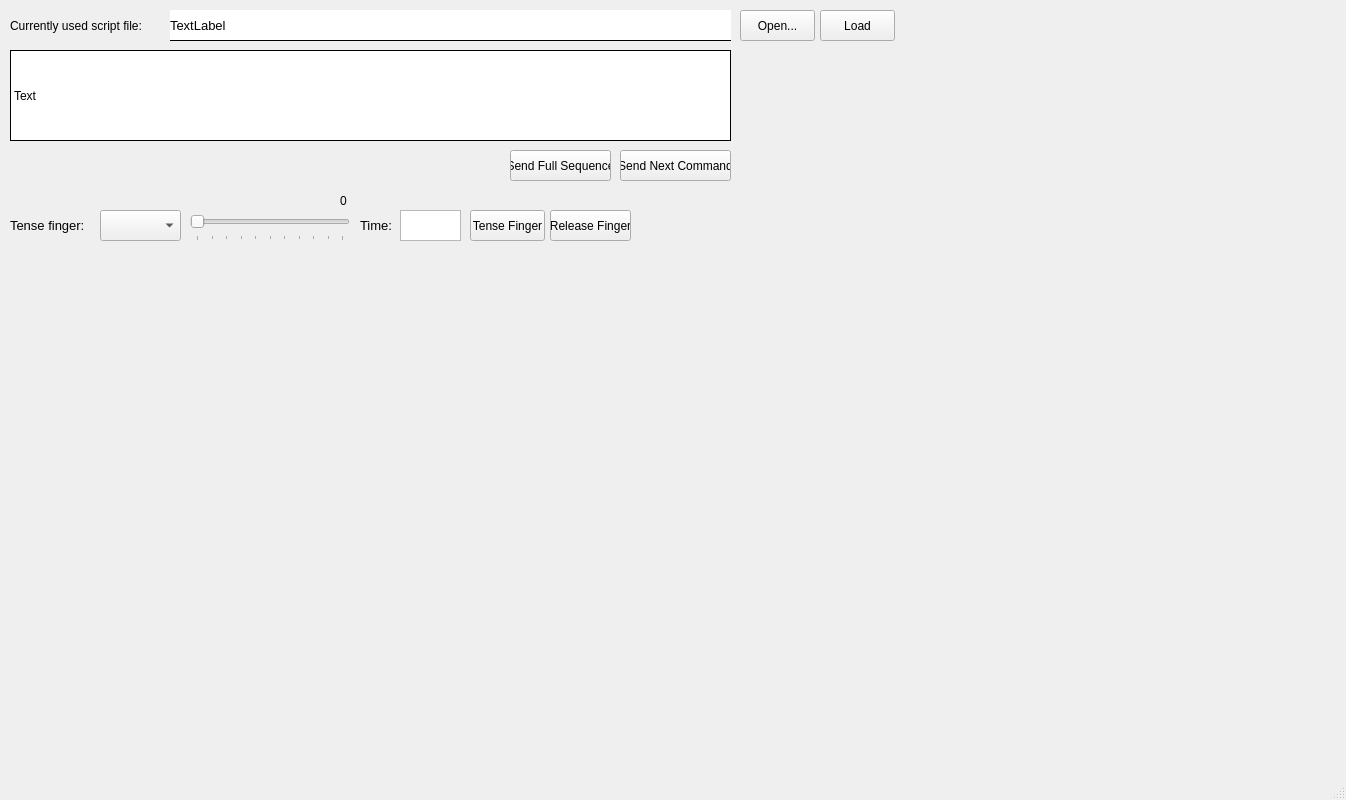
<?xml version="1.0" encoding="UTF-8"?>
<ui version="4.0">
 <class>MainWindow</class>
 <widget class="QMainWindow" name="MainWindow">
  <property name="geometry">
   <rect>
    <x>0</x>
    <y>0</y>
    <width>1346</width>
    <height>800</height>
   </rect>
  </property>
  <property name="windowTitle">
   <string>MainWindow</string>
  </property>
  <widget class="QWidget" name="centralwidget">
   <widget class="QLabel" name="current_script_label">
    <property name="geometry">
     <rect>
      <x>10</x>
      <y>10</y>
      <width>151</width>
      <height>31</height>
     </rect>
    </property>
    <property name="text">
     <string>&lt;html&gt;&lt;head/&gt;&lt;body&gt;&lt;p&gt;&lt;span style=&quot; font-size:10pt;&quot;&gt;Currently used script file:&lt;/span&gt;&lt;/p&gt;&lt;/body&gt;&lt;/html&gt;</string>
    </property>
   </widget>
   <widget class="QLabel" name="script_file_path_label">
    <property name="geometry">
     <rect>
      <x>170</x>
      <y>10</y>
      <width>561</width>
      <height>31</height>
     </rect>
    </property>
    <property name="styleSheet">
     <string notr="true"> background-color: white; border-bottom-style: solid; border-bottom-width: 1px;</string>
    </property>
    <property name="text">
     <string>&lt;html&gt;&lt;head/&gt;&lt;body&gt;&lt;p&gt;&lt;span style=&quot; font-size:10pt;&quot;&gt;TextLabel&lt;/span&gt;&lt;/p&gt;&lt;/body&gt;&lt;/html&gt;</string>
    </property>
   </widget>
   <widget class="QPushButton" name="open_script_file_btn">
    <property name="geometry">
     <rect>
      <x>740</x>
      <y>10</y>
      <width>75</width>
      <height>31</height>
     </rect>
    </property>
    <property name="text">
     <string>Open...</string>
    </property>
   </widget>
   <widget class="QPushButton" name="load_script_file_btn">
    <property name="geometry">
     <rect>
      <x>820</x>
      <y>10</y>
      <width>75</width>
      <height>31</height>
     </rect>
    </property>
    <property name="text">
     <string>Load</string>
    </property>
   </widget>
   <widget class="QLabel" name="move_script_label">
    <property name="geometry">
     <rect>
      <x>10</x>
      <y>50</y>
      <width>721</width>
      <height>91</height>
     </rect>
    </property>
    <property name="styleSheet">
     <string notr="true">border-style: solid;border-color: rgb(0, 0, 0);border-width: 1px;
background-color: white; text-align: justify; text-justify: inter-word;</string>
    </property>
    <property name="text">
     <string>Text</string>
    </property>
   </widget>
   <widget class="QPushButton" name="send_full_sequence_btn">
    <property name="geometry">
     <rect>
      <x>510</x>
      <y>150</y>
      <width>101</width>
      <height>31</height>
     </rect>
    </property>
    <property name="text">
     <string>Send Full Sequence</string>
    </property>
   </widget>
   <widget class="QPushButton" name="send_next_command_btn">
    <property name="geometry">
     <rect>
      <x>620</x>
      <y>150</y>
      <width>111</width>
      <height>31</height>
     </rect>
    </property>
    <property name="text">
     <string>Send Next Command</string>
    </property>
   </widget>
   <widget class="QComboBox" name="tense_finger_comboBox">
    <property name="geometry">
     <rect>
      <x>100</x>
      <y>210</y>
      <width>81</width>
      <height>31</height>
     </rect>
    </property>
   </widget>
   <widget class="QLabel" name="tense_finger_label">
    <property name="geometry">
     <rect>
      <x>10</x>
      <y>210</y>
      <width>81</width>
      <height>31</height>
     </rect>
    </property>
    <property name="text">
     <string>&lt;html&gt;&lt;head/&gt;&lt;body&gt;&lt;p&gt;&lt;span style=&quot; font-size:10pt;&quot;&gt;Tense finger:&lt;/span&gt;&lt;/p&gt;&lt;/body&gt;&lt;/html&gt;</string>
    </property>
   </widget>
   <widget class="QSlider" name="tense_finger_pwm_scale">
    <property name="geometry">
     <rect>
      <x>190</x>
      <y>210</y>
      <width>160</width>
      <height>31</height>
     </rect>
    </property>
    <property name="maximum">
     <number>100</number>
    </property>
    <property name="orientation">
     <enum>Qt::Horizontal</enum>
    </property>
    <property name="tickPosition">
     <enum>QSlider::TicksBelow</enum>
    </property>
    <property name="tickInterval">
     <number>10</number>
    </property>
   </widget>
   <widget class="QLabel" name="tense_finger_pwm_label">
    <property name="geometry">
     <rect>
      <x>340</x>
      <y>190</y>
      <width>21</width>
      <height>21</height>
     </rect>
    </property>
    <property name="text">
     <string>0</string>
    </property>
   </widget>
   <widget class="QTextEdit" name="tense_finger_time_input">
    <property name="geometry">
     <rect>
      <x>400</x>
      <y>210</y>
      <width>61</width>
      <height>31</height>
     </rect>
    </property>
    <property name="font">
     <font>
      <pointsize>10</pointsize>
     </font>
    </property>
   </widget>
   <widget class="QLabel" name="tense_finger_time_label">
    <property name="geometry">
     <rect>
      <x>360</x>
      <y>210</y>
      <width>47</width>
      <height>31</height>
     </rect>
    </property>
    <property name="text">
     <string>&lt;html&gt;&lt;head/&gt;&lt;body&gt;&lt;p&gt;&lt;span style=&quot; font-size:10pt;&quot;&gt;Time:&lt;/span&gt;&lt;/p&gt;&lt;/body&gt;&lt;/html&gt;</string>
    </property>
   </widget>
   <widget class="QPushButton" name="tense_finger_btn">
    <property name="geometry">
     <rect>
      <x>470</x>
      <y>210</y>
      <width>75</width>
      <height>31</height>
     </rect>
    </property>
    <property name="text">
     <string>Tense Finger</string>
    </property>
   </widget>
   <widget class="QPushButton" name="release_finger_btn">
    <property name="geometry">
     <rect>
      <x>550</x>
      <y>210</y>
      <width>81</width>
      <height>31</height>
     </rect>
    </property>
    <property name="text">
     <string>Release Finger</string>
    </property>
   </widget>
  </widget>
  <widget class="QMenuBar" name="menubar">
   <property name="geometry">
    <rect>
     <x>0</x>
     <y>0</y>
     <width>1346</width>
     <height>21</height>
    </rect>
   </property>
  </widget>
  <widget class="QStatusBar" name="statusbar"/>
 </widget>
 <resources/>
 <connections/>
</ui>
